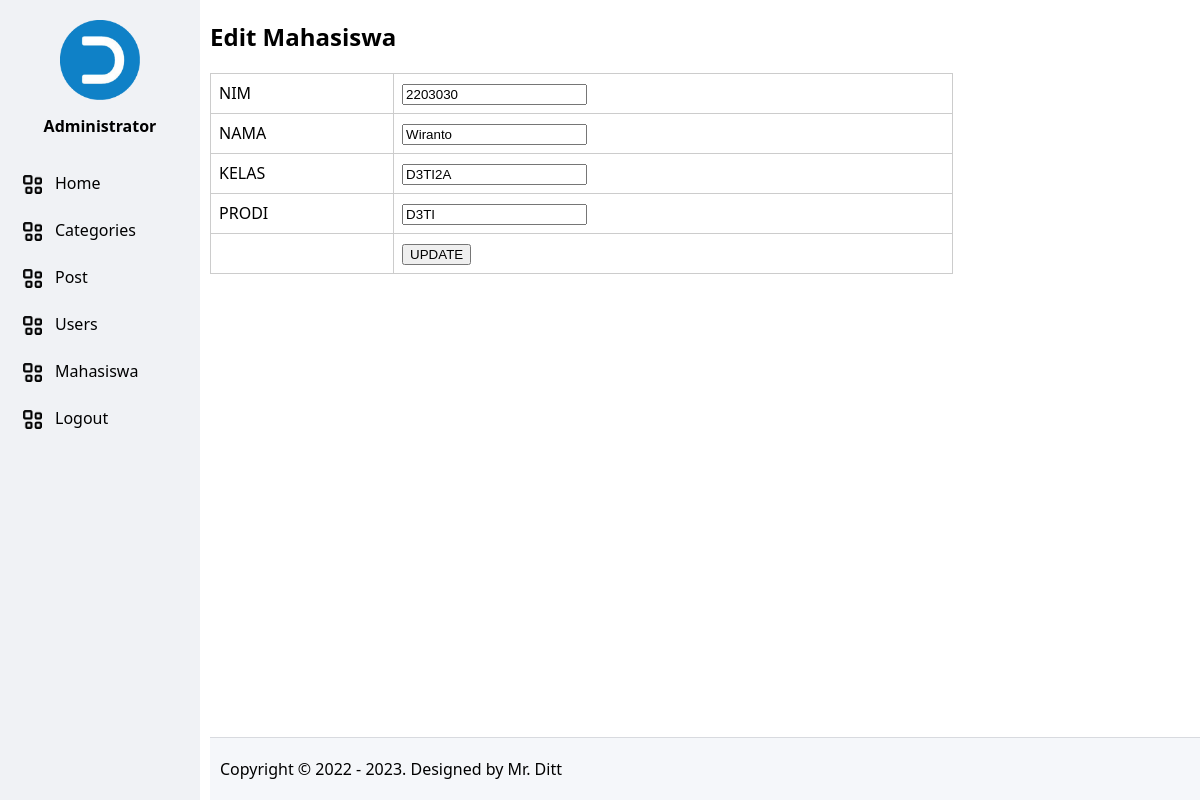
Screenshot of /mahasiswa/edit/5 (signed in) with the database file from the repository.
### tables this page shows
CREATE TABLE `tb_mahasiswa` (
  `mahasiswa_id` int(11) NOT NULL,
  `mahasiswa_nim` int(7) NOT NULL,
  `mahasiswa_nama` varchar(255) NOT NULL,
  `mahasiswa_kelas` varchar(255) NOT NULL,
  `mahasiswa_prodi` varchar(255) NOT NULL,
  `created_at` timestamp NOT NULL DEFAULT current_timestamp() ON UPDATE current_timestamp(),
  `updated_at` datetime NOT NULL
);

### app/core/Controller.php (called while the page is built, shortened)
<?php
class Controller
{
	public function dashboard($view, $data = [])
	{
		require_once ROOT . "layouts/dashboard.php";
	}
}

### app/controllers/Mahasiswa.php (called while the page is built, shortened)
<?php
class Mahasiswa extends Controller
{
	public object $model;
	public function __construct()
	{
		$this->model = new \App\Models\Mahasiswa();
	}
	public function edit($id)
	{
		$data['row'] = $this->model->edit($id);
		$this->dashboard('mahasiswa/edit', $data);
	}
}

### index.php (called while the page is built, shortened)
<?php
new App\Core\Bootstrap();

### app/core/Model.php (called while the page is built, shortened)
<?php
class Model
{
	public function __construct()
	{
		try {
			$this->db = new PDO("mysql:host=localhost;dbname=dbpbwl_project10", "root", "");
		} catch (Exception $e) {
			die("error! " . $e->getMessage());
		}
	}
}

### app/models/Mahasiswa.php (called while the page is built, shortened)
<?php
class Mahasiswa extends Model
{
    public function edit($id)
    {
        $query = "SELECT * FROM tb_mahasiswa WHERE mahasiswa_id=:mahasiswa_id";
        $stmt = $this->db->prepare($query);
        $stmt->bindParam(":mahasiswa_id", $id);
        $stmt->execute();
        return $this->select($stmt);
    }
}

### app/views/mahasiswa/edit.php (the view, shortened to what this page needs)
<h2>Edit Mahasiswa</h2>
<form action="<?php echo URL; ?>/mahasiswa/update" method="post">
    <table>
        <tr>
            <td>NIM</td>
            <td><input type="text" name="nim" value="<?php echo $data['row']['mahasiswa_nim']; ?>" required></td>
        </tr>
        <tr>
            <td>NAMA</td>
            <td><input type="text" name="nama" value="<?php echo $data['row']['mahasiswa_nama']; ?>" required></td>
        </tr>
        <tr>
            <td>KELAS</td>
            <td><input type="text" name="kelas" value="<?php echo $data['row']['mahasiswa_kelas']; ?>" required></td>
        </tr>
        <tr>
            <td>PRODI</td>
            <td><input type="text" name="prodi" value="<?php echo $data['row']['mahasiswa_prodi']; ?>" required></td>
        </tr>
        <tr>
            <td></td>
            <td><input type="submit" name="btn_update" value="UPDATE"></td>
        </tr>
    </table>
</form>

### layouts/assets/css/style.css (style rules this page uses)
body { font-family: 'Segoe UI', Tahoma, Geneva, Verdana, sans-serif; margin: 0; }
table { margin-top: 20px !important; border: 1px solid #cccccc; border-collapse: collapse; width: 100%; }
table td { border: 1px solid #cccccc; padding: 8px; }

### rows the page displays
tb_mahasiswa: nim "2203030", nama "Wiranto", kelas "D3TI2A", prodi "D3TI"

### other values shown
$_SESSION['user_full_name'] "Administrator"
